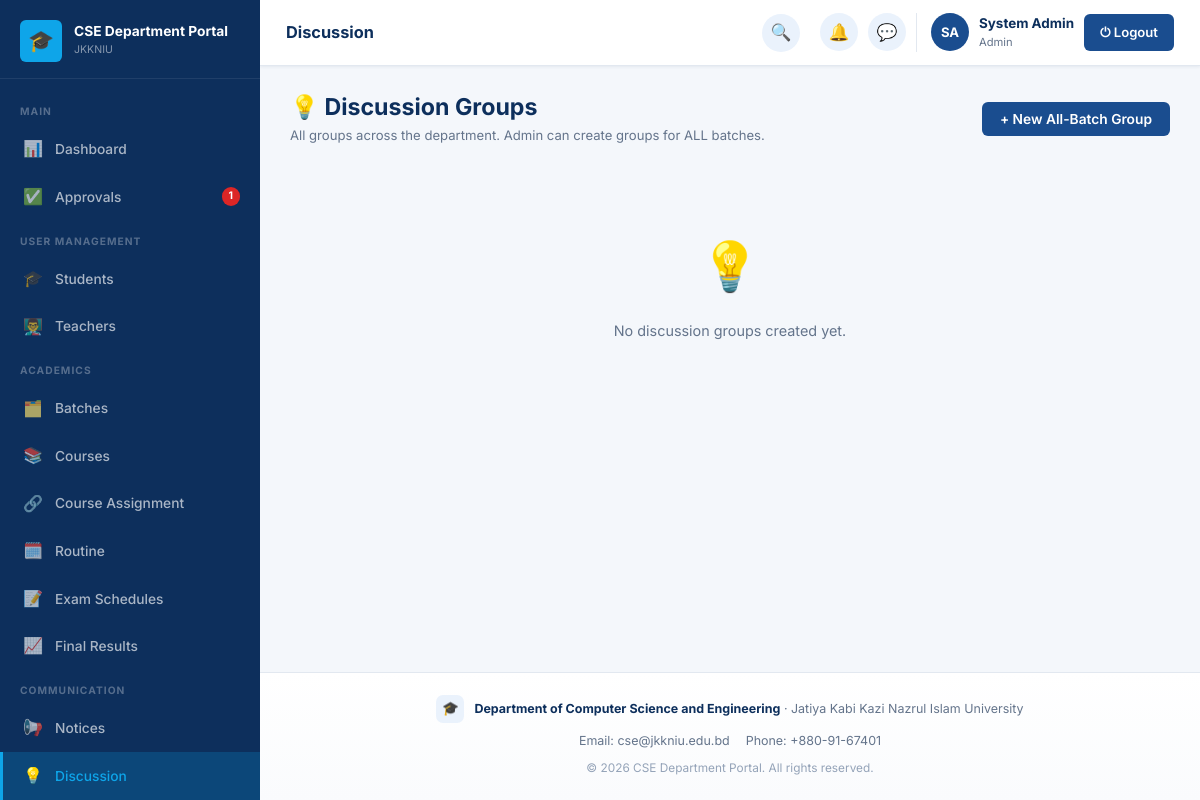
Screenshot of /admin/discussions.php (signed in) with the database file from the repository.
### tables this page shows
CREATE TABLE settings (
    id INT AUTO_INCREMENT PRIMARY KEY,
    portal_name VARCHAR(150) NOT NULL DEFAULT 'CSE Department Portal',
    university_name VARCHAR(200) NOT NULL DEFAULT 'Jatiya Kabi Kazi Nazrul Islam University',
    department_name VARCHAR(200) NOT NULL DEFAULT 'Department of Computer Science and Engineering',
    description TEXT DEFAULT NULL,
    contact_info TEXT DEFAULT NULL,
    logo VARCHAR(255) DEFAULT NULL
);

### app/classes/SettingsModel.php (called while the page is built, shortened)
<?php
class SettingsModel
{
    private PDO $db;
    public function __construct()
    {
        $this->db = Database::getInstance()->getConnection();
    }
    public function get(): array
    {
        $stmt = $this->db->query("SELECT * FROM settings ORDER BY id LIMIT 1");
        $row = $stmt->fetch();
        return $row;
    }
}

### app/classes/Database.php (called while the page is built, shortened)
<?php
class Database
{
    private static ?Database $instance = null;
    private PDO $connection;
    private function __construct()
    {
        $dsn = 'mysql:host=' . DB_HOST . ';dbname=' . DB_NAME . ';charset=' . DB_CHARSET;
        $options = [
            PDO::ATTR_ERRMODE            => PDO::ERRMODE_EXCEPTION,
            PDO::ATTR_DEFAULT_FETCH_MODE => PDO::FETCH_ASSOC,
            PDO::ATTR_EMULATE_PREPARES   => false,
        ];
        $this->connection = new PDO($dsn, DB_USER, DB_PASS, $options);
    }
    public static function getInstance(): Database
    {
        if (self::$instance === null) {
            self::$instance = new self();
        }
        return self::$instance;
    }
    public function getConnection(): PDO
    {
        return $this->connection;
    }
}

### config/config.php (called while the page is built, shortened)
<?php
spl_autoload_register(function ($class) {
    $paths = [
        ROOT_PATH . '/app/classes/' . $class . '.php',
        ROOT_PATH . '/app/models/' . $class . '.php',
        ROOT_PATH . '/app/controllers/' . $class . '.php',
    ];
    foreach ($paths as $path) {
        if (file_exists($path)) {
            return;
        }
    }
});

### app/classes/User.php (called while the page is built, shortened)
<?php
class User
{
    protected PDO $db;
    public function __construct()
    {
        $this->db = Database::getInstance()->getConnection();
    }
    public function getPendingUsers(): array
    {
        $stmt = $this->db->query("SELECT * FROM users WHERE status = 'pending' ORDER BY created_at DESC");
        return $stmt->fetchAll();
    }
}

### app/classes/ProfileRequestModel.php (called while the page is built, shortened)
<?php
class ProfileRequestModel
{
    private PDO $db;
    public function __construct()
    {
        $this->db = Database::getInstance()->getConnection();
    }
    public function countPending(): int
    {
        return (int) $this->db->query("SELECT COUNT(*) FROM profile_requests WHERE status='pending'")->fetchColumn();
    }
}

### admin/discussions.php (the view, shortened to what this page needs)
<?php
require_once '../config/database.php';
$discussionModel = new DiscussionModel();
$uid             = Auth::userId();
$groups  = $discussionModel->allGroups();
$activeGroupId = intval($_GET['group'] ?? 0);
$activeGroup   = $activeGroupId ? $discussionModel->findGroupById($activeGroupId) : null;
$messages      = $activeGroupId ? $discussionModel->getMessages($activeGroupId) : [];
$currentPage = 'Discussion';
include '../includes/header.php';
?>
<div class="portal-layout">
<?php include '../includes/sidebar.php'; ?>
<div class="main-content">
<?php include '../includes/navbar.php'; ?>
<div class="page-content">
<?php if ($activeGroup): ?>
<div class="page-header">
    <div><h2>💡 <?= htmlspecialchars($activeGroup['course_code'].' — '.$activeGroup['course_title']) ?></h2>
    <div class="page-subtitle"><?= htmlspecialchars($activeGroup['batch_name'] ?? 'All Batches') ?> · Group Discussion</div></div>
    <a href="discussions.php" class="btn btn-outline">← Back to Groups</a>
</div>
<div class="group-chat-panel">
    <div class="group-chat-header">
        <div>
            <div style="font-weight:700;color:var(--primary-dark)">👥 <?= htmlspecialchars($activeGroup['course_title']) ?> Group</div>
            <div style="font-size:0.76rem;color:var(--text-muted)">Created by <?= htmlspecialchars($activeGroup['creator_name']) ?></div>
        </div>
        <form method="POST" onsubmit="return confirmAction('Delete this entire group and all its messages?')">
            <input type="hidden" name="action" value="delete_group">
            <input type="hidden" name="group_id" value="<?= $activeGroup['group_id'] ?>">
            <button class="btn btn-sm btn-danger">🗑 Delete Group</button>
        </form>
    </div>
    <div class="group-chat-feed">
        <?php if (empty($messages)): ?>
            <div class="empty-state"><div class="empty-icon">💬</div><p>No messages yet.</p></div>
        <?php else: foreach ($messages as $m): ?>
        <?php $isMe = (int)$m['user_id'] === $uid; ?>
        <div class="group-msg-row <?= $isMe?'own':'' ?>">
            <div class="group-msg-avatar"><?= Helper::initials($m['author']) ?></div>
            <div class="group-msg-bubble">
                <div class="group-msg-author"><?= htmlspecialchars($m['author']) ?> <span class="badge badge-gray" style="text-transform:capitalize;font-size:0.6rem"><?= htmlspecialchars($m['author_role']) ?></span></div>
                <div class="group-msg-content">
                    <?php if (!empty($m['body'])): ?><?= nl2br(htmlspecialchars($m['body'])) ?><?php endif; ?>
                    <?php if ($m['attachment']): ?><a href="<?= UPLOAD_URL . htmlspecialchars($m['attachment']) ?>" target="_blank" class="chat-attachment-link"><?= Helper::fileIcon($m['attachment']) ?> File</a><?php endif; ?>
                </div>
                <div class="group-msg-time"><?= Helper::formatDate($m['created_at'], 'M j, g:i A') ?></div>
            </div>
            <form method="POST" onsubmit="return confirmAction('Delete this message?')">
                <input type="hidden" name="action" value="delete_message">
                <input type="hidden" name="message_id" value="<?= $m['message_id'] ?>">
                <input type="hidden" name="group_id" value="<?= $activeGroup['group_id'] ?>">
                <button class="group-msg-delete">✕</button>
            </form>
        </div>
        <?php endforeach; endif; ?>
    </div>
    <form method="POST" enctype="multipart/form-data" class="group-chat-input" id="groupChatForm">
        <input type="hidden" name="action" value="post_message">
        <input type="hidden" name="group_id" value="<?= $activeGroup['group_id'] ?>">
        <input type="text" name="body" id="groupMsgInput" class="form-control" placeholder="Message the group...">
        <label class="btn btn-sm btn-outline" style="cursor:pointer">📎<input type="file" name="attachment" id="groupAttachInput" style="display:none"></label>
        <span id="groupAttachName" class="chat-attach-name"></span>
        <button type="submit" class="btn btn-primary">Send</button>
    </form>
</div>
<script>
(() => {
    const fileInput = document.getElementById('groupAttachInput');
    const nameDisplay = document.getElementById('groupAttachName');
    const msgInput = document.getElementById('groupMsgInput');
    const form = document.getElementById('groupChatForm');
    fileInput.addEventListener('change', () => { nameDisplay.textContent = fileInput.files[0] ? '📎 ' + fileInput.files[0].name : ''; });
    form.addEventListener('submit', (e) => {
        if (msgInput.value.trim() === '' && fileInput.files.length === 0) {
            e.preventDefault(); msgInput.focus(); msgInput.placeholder = 'Write something or attach a file...';
        }
    });
    const feed = document.querySelector('.group-chat-feed');
    if (feed) feed.scrollTop = feed.scrollHeight;
})();
</script>
<?php else: ?>
<div class="page-header">
    <div><h2>💡 Discussion Groups</h2><div class="page-subtitle">All groups across the department. Admin can create groups for ALL batches.</div></div>
    <button class="btn btn-primary" onclick="openModal('newGroupModal')">+ New All-Batch Group</button>
</div>
<?php if (empty($groups)): ?>
    <div class="empty-state"><div class="empty-icon">💡</div><p>No discussion groups created yet.</p></div>
<?php endif; ?>
<?php endif; ?>
</div>
<?php include '../includes/footer.php'; ?>

### includes/sidebar.php (shortened to what this page needs)
<?php
$role         = $_SESSION['role'] ?? 'guest';
$currentPage  = $currentPage ?? '';
$sidebarClass = 'sidebar sidebar-' . $role;
$settingsModel = $settingsModel ?? new SettingsModel();
$settings      = $settings ?? $settingsModel->get();
function navItem($href, $icon, $label, $current, $badge = null) {
    $active = ($current === $label) ? ' active' : '';
    $badgeHtml = $badge ? '<span class="nav-badge">' . $badge . '</span>' : '';
    return '<a href="' . htmlspecialchars($href) . '" class="nav-item' . $active . '">
        <span class="nav-icon">' . $icon . '</span>
        <span>' . htmlspecialchars($label) . '</span>' . $badgeHtml . '
    </a>';
}
$pendingUsersCount  = 0;
$pendingReqCount    = 0;
if ($role === 'admin') {
    $userModel = new User();
    $pendingUsersCount = count($userModel->getPendingUsers());
    $prModel = new ProfileRequestModel();
    $pendingReqCount = $prModel->countPending();
}
$totalPendingBadge = ($pendingUsersCount + $pendingReqCount) ?: null;
?>
<aside class="<?= $sidebarClass ?>">
    <div class="sidebar-brand">
        <div class="brand-logo">
            <div class="brand-icon">
                <?php if (!empty($settings['logo'])): ?>
                    <img src="<?= UPLOAD_URL . htmlspecialchars($settings['logo']) ?>" alt="">
                <?php else: ?>🎓<?php endif; ?>
            </div>
            <div class="brand-text">
                <div class="brand-name"><?= htmlspecialchars($settings['portal_name'] ?? 'CSE Department Portal') ?></div>
                <div class="brand-univ">JKKNIU</div>
            </div>
        </div>
    </div>
    <nav class="sidebar-nav">
    <?php if ($role === 'admin'): ?>
        <div class="nav-section-label">Main</div>
        <?= navItem(BASE_URL.'admin/dashboard.php', '📊', 'Dashboard', $currentPage) ?>
        <?= navItem(BASE_URL.'admin/approvals.php', '✅', 'Approvals', $currentPage, $totalPendingBadge) ?>
        <div class="nav-section-label">User Management</div>
        <?= navItem(BASE_URL.'admin/students.php', '🎓', 'Students', $currentPage) ?>
        <?= navItem(BASE_URL.'admin/teachers.php', '👨‍🏫', 'Teachers', $currentPage) ?>
        <div class="nav-section-label">Academics</div>
        <?= navItem(BASE_URL.'admin/batches.php', '🗂️', 'Batches', $currentPage) ?>
        <?= navItem(BASE_URL.'admin/courses.php', '📚', 'Courses', $currentPage) ?>
        <?= navItem(BASE_URL.'admin/course_assignments.php', '🔗', 'Course Assignment', $currentPage) ?>
        <?= navItem(BASE_URL.'admin/routine.php', '🗓️', 'Routine', $currentPage) ?>
        <?= navItem(BASE_URL.'admin/exam_schedules.php', '📝', 'Exam Schedules', $currentPage) ?>
        <?= navItem(BASE_URL.'admin/results.php', '📈', 'Final Results', $currentPage) ?>
        <div class="nav-section-label">Communication</div>
        <?= navItem(BASE_URL.'admin/notices.php', '📢', 'Notices', $currentPage) ?>
        <?= navItem(BASE_URL.'admin/discussions.php', '💡', 'Discussion', $currentPage) ?>
    <?php endif; ?>
    </nav>
</aside>

### includes/footer.php (shortened to what this page needs)
    <footer class="portal-footer">
        <div class="footer-brand">
            <div class="footer-brand-icon">
                <?php if (!empty($settings['logo'])): ?>
                    <img src="<?= UPLOAD_URL . htmlspecialchars($settings['logo']) ?>" alt="">
                <?php else: ?>🎓<?php endif; ?>
            </div>
            <div class="footer-brand-text">
                <strong><?= htmlspecialchars($settings['department_name'] ?? 'Department of Computer Science and Engineering') ?></strong>
                &middot; <?= htmlspecialchars($settings['university_name'] ?? 'JKKNIU') ?>
            </div>
        </div>
        <?php if (!empty($settings['contact_info'])): ?>
        <div class="footer-contact">
            <?php foreach (explode('|', $settings['contact_info']) as $part): ?>
                <span><?= htmlspecialchars(trim($part)) ?></span>
            <?php endforeach; ?>
        </div>
        <?php endif; ?>
        <div class="footer-copyright">
            &copy; <?= date('Y') ?> <?= htmlspecialchars($settings['portal_name'] ?? 'CSE Department Portal') ?>. All rights reserved.
        </div>
    </footer>
</body>
</html>

### assets/css/dashboard.css (style rules this page uses)
.sidebar-admin .nav-item.active { background: rgba(14,165,233,0.20); color: #0ea5e9; border-left-color: #0ea5e9; }

### rows the page displays
settings: portal_name "CSE Department Portal", department_name "Department of Computer Science and Engineering", university_name "Jatiya Kabi Kazi Nazrul Islam University", contact_info "Email: cse@jkkniu.edu.bd", contact_info "Phone: +880-91-67401"

### other values shown
$icon "📊 ✅ 🎓 👨‍🏫 🗂️ 📚 🔗 🗓️ 📝 📈 📢 💡"
$label "Dashboard Approvals Students Teachers Batches Courses Course Assignment Routine Exam Schedules Final Results Notices Discussion"
$badge "1"
$pageTitle "Discussion"
$initials "SA"
$userName "System Admin"
$role "Admin"
